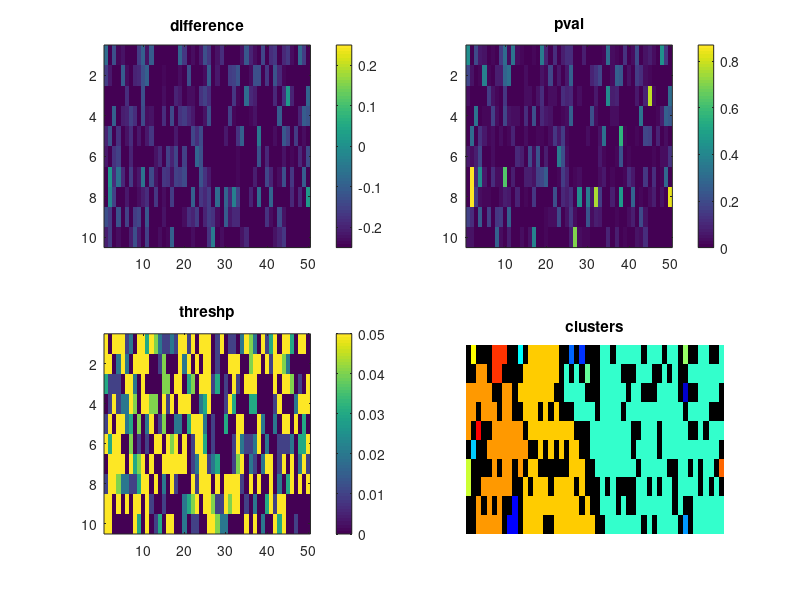

Source code (MATLAB):


nr  = 10;
nc  = 50;
ng1 = 15;
ng2 = 20;
delta = 0.25;
nperms = 100;
pthresh = 0.05;
conn = 4; % bwlabel connectivity

A = rand(nr,nc,ng1);
B = rand(nr,nc,ng2) + delta;
AB = cat(3,A,B);


rA = reshape(A,nr*nc,ng1);
rB = reshape(B,nr*nc,ng2);

rAB = cat(2,rA,rB);


rDIFF = mean(rA,2) - mean(rB,2);
DIFF  = reshape(rDIFF,[nr nc]);

permDIFF = zeros(nr*nc,nperms);
for perm = 1 : nperms
    permutation = randperm(size(rAB,2));
    idx1 = permutation(1:ng1);
    idx2 = permutation(ng1+1:end);
    % dividing into two samples
    randomSample1 = rAB(:,idx1);
    randomSample2 = rAB(:,idx2);
    thisrandomdiff = mean(randomSample2,2) - mean(randomSample1,2);
    permDIFF(:,perm) = thisrandomdiff;
end

rp = 1 - ( (sum(abs(permDIFF) < abs(repmat(rDIFF,1,nperms)),2)) ./ nperms );
p = reshape(rp,[nr nc]);


CC = bwconncomp(p<pthresh,conn);
L = labelmatrix(CC);

numPixels = cellfun(@numel,CC.PixelIdxList);
[biggest,idx] = max(numPixels);

subplot(2,2,1)
imagesc(DIFF);colorbar
set(gca,'Clim',[-delta delta])
title('difference');
subplot(2,2,2)
imagesc(p);colorbar
title('pval');
subplot(2,2,3)
pt = p;
index = p > pthresh;
pt(index) = 1;
imagesc(pt);colorbar
set(gca,'Clim',[0 pthresh])
title('threshp');
subplot(2,2,4)
imshow(label2rgb(L,'jet','k','shuffle')); axis normal
title('clusters')